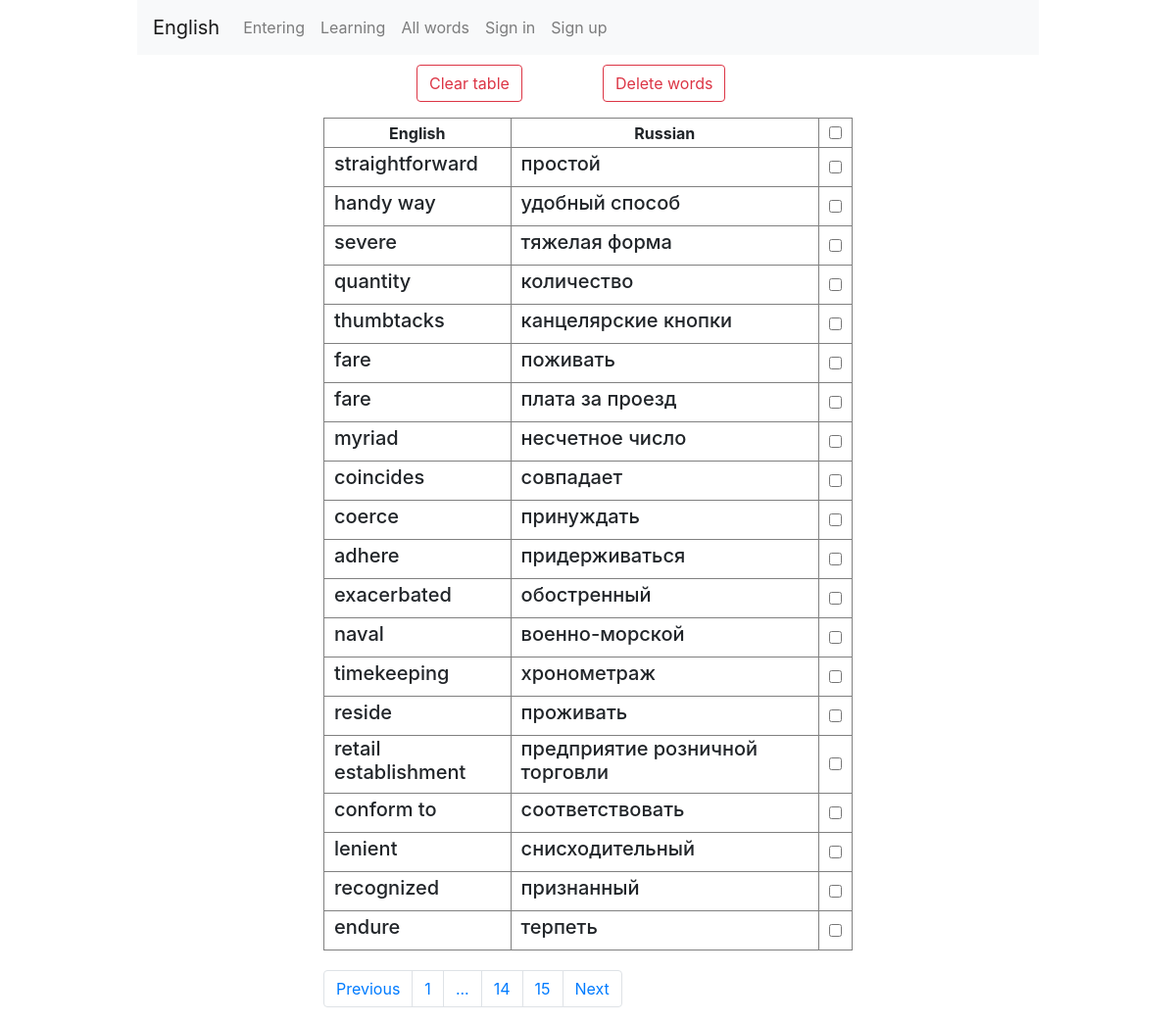
Page /all-words/?page=14 on the committed database.
### models.py (models this page shows, shortened)
class Words(db.Model):
    id = db.Column(db.Integer, primary_key=True)
    eng_word = db.Column(db.String(200), nullable=False)
    ru_word = db.Column(db.String(200), nullable=False)

### all_words/blueprint.py (the view, shortened to what this page needs)
@all_words.route('/', methods=('POST', 'GET'))
def index():
    page = request.args.get('page', 1, type=int)
    words = Words.query.paginate(page=page)
    return render_template('all_words/index.html', words=words)

### all_words/templates/all_words/index.html (shortened to what this page needs)
{% extends 'base.html' %}
{% block content %}
<div class="container">
    <div class="row justify-content-center">
        <div class="col-2">
            <form method="POST">
                <button type="submit" class="btn btn-outline-danger clear-btn" name="btn" value="clear">
                    Clear table
                </button>
        </div>
        <div class="col-2">
            <button type="submit" class="btn btn-outline-danger del_btn" name="btn" value="delete_words">
                Delete words
            </button>
        </div>
    </div>
</div>
<div class="container">
    <div class="row justify-content-center">
        <div class="col-6">
            <table border="1">
                <tr>
                    <th>
                        English
                    </th>
                    <th>
                        Russian
                    </th>
                    <th>
                        <input type="checkbox" onClick="toggle()">
                    </th>
                </tr>
                {% for word in words.items %}
                <tr>
                    <td>
                        <h5>{{ word.eng_word }}</h5>
                    </td>
                    <td>
                        <h5>{{ word.ru_word }}</h5>
                    </td>
                    <div class="form-group form-check">
                        <td width='20'>
                            <input type="checkbox" class="check-box-word" name="checked_words"
                                value="{{ word.eng_word }}">
                        </td>
                    </div>
                </tr>
                {% endfor %}
            </table>
            <ul class="pagination">
                <li class="page-item {% if words.has_prev == False %} disabled {% endif %}">
                    <a class="page-link" href="./?page={{ words.prev_num }}">Previous</a>
                </li>
                <li class="page-item {% if words.page == 1 %} disabled {% endif %}">
                    <a class="page-link" href="./?page=1">1</a>
                </li>
                {% if words.page > 2 %}
                <li class="page-item {% if words.page == 1 %} disabled {% endif %}">
                    <a class="page-link" href="#">...</a>
                </li>
                {% endif %}
                {% if words.page > 1 and words.page < words.pages %}
                <li class="page-item {% if words.page == 1 %} disabled {% endif %}">
                    <a class="page-link" href="./?page=1">{{ words.page }}</a>
                </li>
                {% endif %}
                <li class="page-item {% if words.page == words.pages %} disabled {% endif %}">
                    <a class="page-link" href="./?page={{ words.pages }}">{{ words.pages }}</a>
                </li>
                <li class="page-item {% if words.has_next == False %} disabled {% endif %}">
                    <a class="page-link" href="./?page={{ words.next_num }}">Next</a>
                </li>
            </ul>
        </div>
    </div>
</div>
{% endblock %}

### static/main.css (style rules this page uses)
table { width: 100%; margin-top: 10px; margin-bottom: 20px; }
th { height: 30px; text-align: center; }
td { height: 40px; padding-left: 10px; }
.clear-btn { margin-top: 10px; }
.del_btn { margin-top: 10px; }
.check-box-word { margin-right: 9px; }

### rows in the picture
Words: eng_word "straightforward", ru_word "простой"
Words: eng_word "handy way", ru_word "удобный способ"
Words: eng_word "severe", ru_word "тяжелая форма"
Words: eng_word "quantity", ru_word "количество"
Words: eng_word "thumbtacks", ru_word "канцелярские кнопки"
Words: eng_word "fare", ru_word "поживать"
Words: eng_word "fare", ru_word "плата за проезд"
Words: eng_word "myriad", ru_word "несчетное число"
Words: eng_word "coincides", ru_word "совпадает"
Words: eng_word "coerce", ru_word "принуждать"
Words: eng_word "adhere", ru_word "придерживаться"
Words: eng_word "exacerbated", ru_word "обостренный"
Words: eng_word "naval", ru_word "военно-морской"
Words: eng_word "timekeeping", ru_word "хронометраж"
Words: eng_word "reside", ru_word "проживать"
Words: eng_word "retail establishment", ru_word "предприятие розничной торговли"
Words: eng_word "conform to", ru_word "соответствовать"
Words: eng_word "lenient", ru_word "снисходительный"
Words: eng_word "recognized", ru_word "признанный"
Words: eng_word "endure", ru_word "терпеть"

### other values in the picture
{{ words.page }} "14"
{{ words.pages }} "15"
